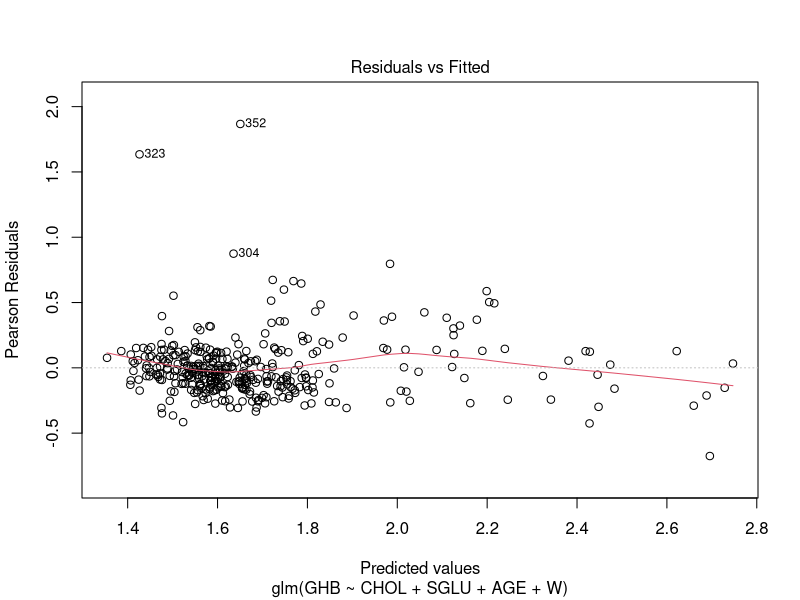
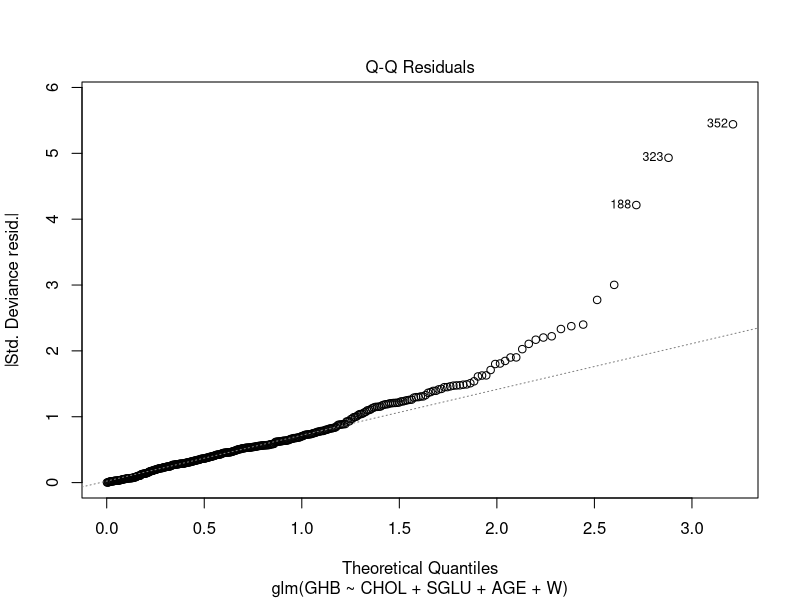
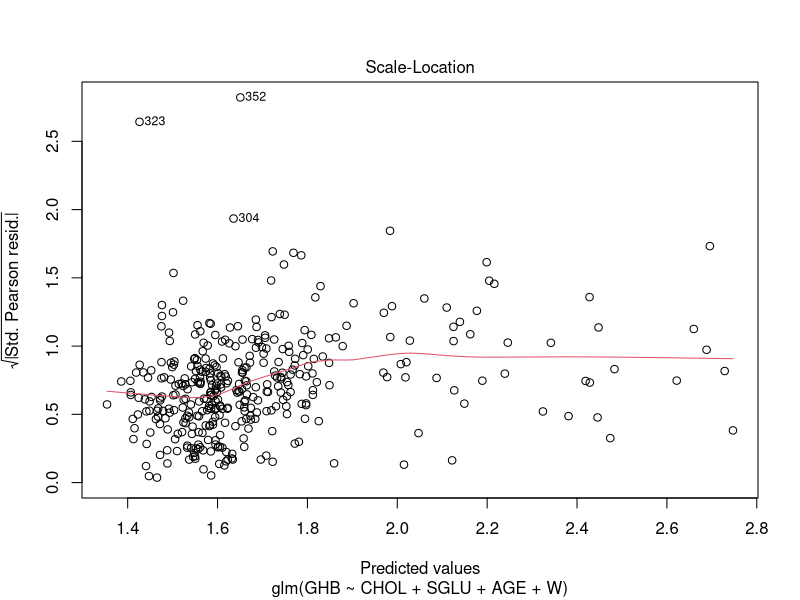
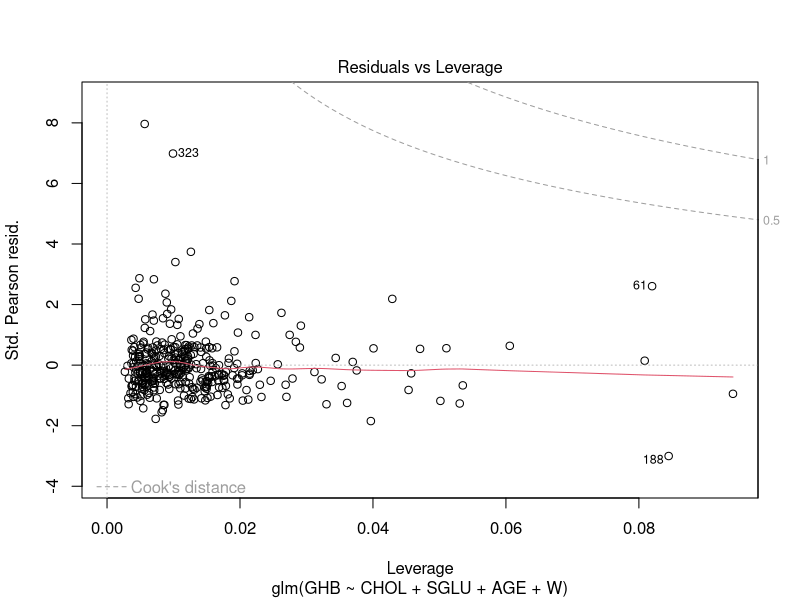
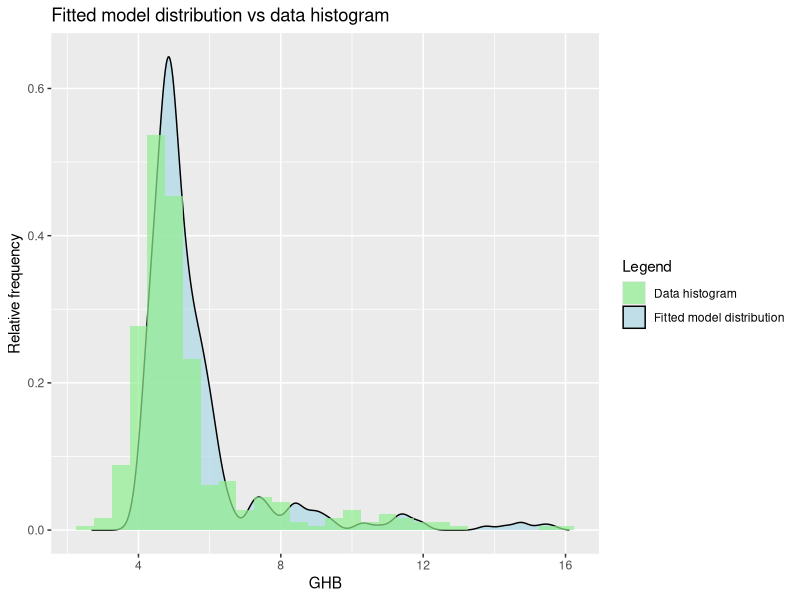

Here is the R script that generated these plots, in order:
library(ggplot2)


####################################  Data prepiration ###############################################################

data <- as.data.frame(read.table("Data/DatasetC.txt", sep="\t", header=TRUE))
# Remove ID Column
data$ID <- NULL  
data$FRAME <- factor(data$FRAME)
data$LOCATION <- factor(data$LOCATION)
data$GENDER <- factor(data$GENDER)

data <- na.omit(data)

data$BMI <- 703*data$WHT/(data$HHT)^2
# Calculate HIP_WAIST_RATIO
data$HIP_WAIST_RATIO <- data$H / data$W


####################################  Model selection and model fitting  ###############################################################

# Full model 
full_model <- glm(GHB ~ CHOL + SGLU + LOCATION + AGE + GENDER + HHT + WHT + FRAME + SBP + DSP + W + H + BMI +H, 
                  data = data, family = Gamma(link = "log"))
summary(full_model)
full_model$aic
step(full_model)
full_model


####################################  Model comparison ###############################################################

reduced_models <- glm(GHB ~ CHOL + SGLU + AGE + W, data = data, family = Gamma(link = "log"))
summary(reduced_models)
residuals <- residuals(reduced_models)
fitted_values <- fitted(reduced_models)
conf_intervals <- confint(reduced_models)


plot(reduced_models, which = 1)  # Residuals vs. Fitted values
plot(reduced_models, which = 2)  # Normal Q-Q plot of residuals
plot(reduced_models, which = 3)  # Scale-Location plot
plot(reduced_models, which = 5)  # Cook's distance plot


summary(reduced_models)
exp(coef(reduced_models))
confint(reduced_models)


anova(reduced_models, test = "Chisq")


residuals <- residuals(reduced_models, type = "pearson") / sqrt(reduced_models$deviance / reduced_models$df.residual)

# Calculate the absolute values of the standardized residuals
abs_residuals <- abs(residuals)

# Set a threshold for identifying outliers (e.g., 2 or 3 standard deviations)
threshold <- 2

# Identify the outliers based on the threshold
outliers <- which(abs_residuals > threshold)


rows_to_remove <- outliers  # Specify the row numbers you want to remove

# Create a new dataframe excluding the specified rows
data <- data[-rows_to_remove, ]


# Set a threshold for identifying influential observations (e.g., 1 or any other value)
threshold <- 0.1

# Calculate Cook's distance values
cooksd <- cooks.distance(reduced_models)

# Identify influential observations based on the threshold
influential_observations <- which(cooksd > threshold)

# Extract the influential rows
influential_rows <- data[influential_observations, ]

# Print the influential rows
print(influential_rows)


# Generate random numbers from gamma distribution

gamma_values <- reduced_models$fitted.values
df_gamma <- data.frame(x = gamma_values)

# Create a data frame for data$GHB
df_data <- data.frame(x = data$GHB)

# Plot histogram with data$GHB overlay
ggplot() +
  geom_density(data = df_gamma, aes(x = x, y = stat(density), fill = "Fitted model distribution"), alpha = 0.7) +
  geom_histogram(data = df_data, aes(x = x, y = stat(density), fill = "Data histogram"), alpha = 0.7, binwidth = 0.5) +
  labs(title = "Fitted model distribution vs data histogram", x = "GHB", y = "Relative frequency") +
  scale_fill_manual(values = c("Fitted model distribution" = "lightblue", "Data histogram" = "lightgreen"), guide = guide_legend(title = "Legend"))





